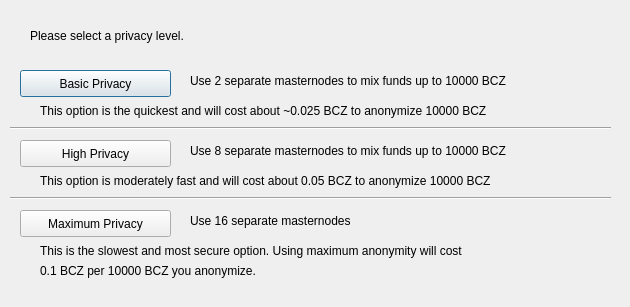
<?xml version="1.0" encoding="UTF-8"?>
<ui version="4.0">
 <class>ObfuscationConfig</class>
 <widget class="QDialog" name="ObfuscationConfig">
  <property name="geometry">
   <rect>
    <x>0</x>
    <y>0</y>
    <width>630</width>
    <height>307</height>
   </rect>
  </property>
  <property name="windowTitle">
   <string>Configure Obfuscation</string>
  </property>
  <widget class="QPushButton" name="buttonBasic">
   <property name="geometry">
    <rect>
     <x>20</x>
     <y>70</y>
     <width>151</width>
     <height>27</height>
    </rect>
   </property>
   <property name="text">
    <string>Basic Privacy</string>
   </property>
  </widget>
  <widget class="QPushButton" name="buttonHigh">
   <property name="geometry">
    <rect>
     <x>20</x>
     <y>140</y>
     <width>151</width>
     <height>27</height>
    </rect>
   </property>
   <property name="text">
    <string>High Privacy</string>
   </property>
  </widget>
  <widget class="QPushButton" name="buttonMax">
   <property name="geometry">
    <rect>
     <x>20</x>
     <y>210</y>
     <width>151</width>
     <height>27</height>
    </rect>
   </property>
   <property name="text">
    <string>Maximum Privacy</string>
   </property>
  </widget>
  <widget class="QLabel" name="label">
   <property name="geometry">
    <rect>
     <x>30</x>
     <y>20</y>
     <width>571</width>
     <height>31</height>
    </rect>
   </property>
   <property name="text">
    <string>Please select a privacy level.</string>
   </property>
  </widget>
  <widget class="QLabel" name="label_2">
   <property name="geometry">
    <rect>
     <x>190</x>
     <y>70</y>
     <width>421</width>
     <height>21</height>
    </rect>
   </property>
   <property name="text">
    <string>Use 2 separate masternodes to mix funds up to 10000 BCZ</string>
   </property>
  </widget>
  <widget class="QLabel" name="label_3">
   <property name="geometry">
    <rect>
     <x>190</x>
     <y>140</y>
     <width>411</width>
     <height>21</height>
    </rect>
   </property>
   <property name="text">
    <string>Use 8 separate masternodes to mix funds up to 10000 BCZ</string>
   </property>
  </widget>
  <widget class="QLabel" name="label_4">
   <property name="geometry">
    <rect>
     <x>190</x>
     <y>210</y>
     <width>421</width>
     <height>21</height>
    </rect>
   </property>
   <property name="text">
    <string>Use 16 separate masternodes</string>
   </property>
  </widget>
  <widget class="QLabel" name="label_6">
   <property name="geometry">
    <rect>
     <x>40</x>
     <y>100</y>
     <width>561</width>
     <height>21</height>
    </rect>
   </property>
   <property name="text">
    <string>This option is the quickest and will cost about ~0.025 BCZ to anonymize 10000 BCZ</string>
   </property>
  </widget>
  <widget class="QLabel" name="label_7">
   <property name="geometry">
    <rect>
     <x>40</x>
     <y>170</y>
     <width>561</width>
     <height>21</height>
    </rect>
   </property>
   <property name="text">
    <string>This option is moderately fast and will cost about 0.05 BCZ to anonymize 10000 BCZ</string>
   </property>
  </widget>
  <widget class="QLabel" name="label_8">
   <property name="geometry">
    <rect>
     <x>40</x>
     <y>240</y>
     <width>561</width>
     <height>21</height>
    </rect>
   </property>
   <property name="text">
    <string>This is the slowest and most secure option. Using maximum anonymity will cost</string>
   </property>
  </widget>
  <widget class="QLabel" name="label_9">
   <property name="geometry">
    <rect>
     <x>40</x>
     <y>260</y>
     <width>561</width>
     <height>21</height>
    </rect>
   </property>
   <property name="text">
    <string>0.1 BCZ per 10000 BCZ you anonymize.</string>
   </property>
  </widget>
  <widget class="Line" name="line">
   <property name="geometry">
    <rect>
     <x>10</x>
     <y>120</y>
     <width>601</width>
     <height>16</height>
    </rect>
   </property>
   <property name="orientation">
    <enum>Qt::Horizontal</enum>
   </property>
  </widget>
  <widget class="Line" name="line_2">
   <property name="geometry">
    <rect>
     <x>10</x>
     <y>190</y>
     <width>601</width>
     <height>16</height>
    </rect>
   </property>
   <property name="orientation">
    <enum>Qt::Horizontal</enum>
   </property>
  </widget>
 </widget>
 <resources/>
 <connections/>
</ui>
